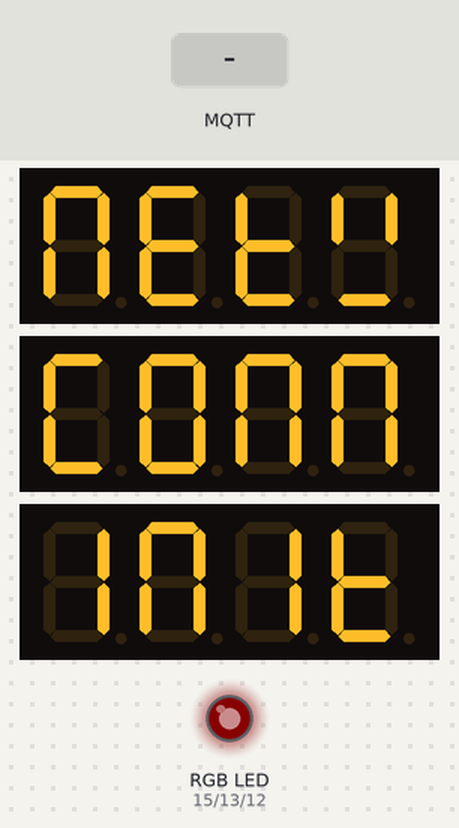
The sketch below on a simulated ESP8266 (NodeMCU). Shown: 3 × 4-digit seven-segment display, an RGB LED mixed from three pins (HIGH = lit). Inputs (shaded band) come from the test bench. Dim RGB values are drawn brighter than linear; WiFi joins after 1.5 s; servers stay silent unless stated; no MQTT or app messages arrive unless stated.

Above: at 1.2 s.
1.3 s: MQTT message "1" arrives on the first subscribed topic
At 3.5 s:
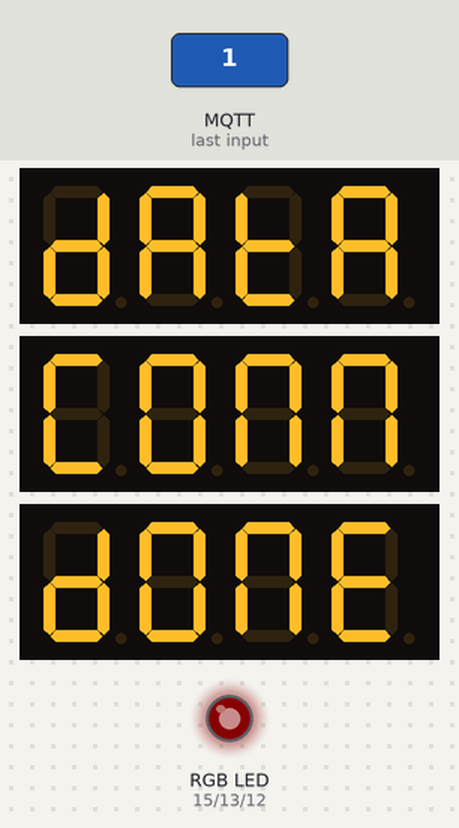
At 5.2 s:
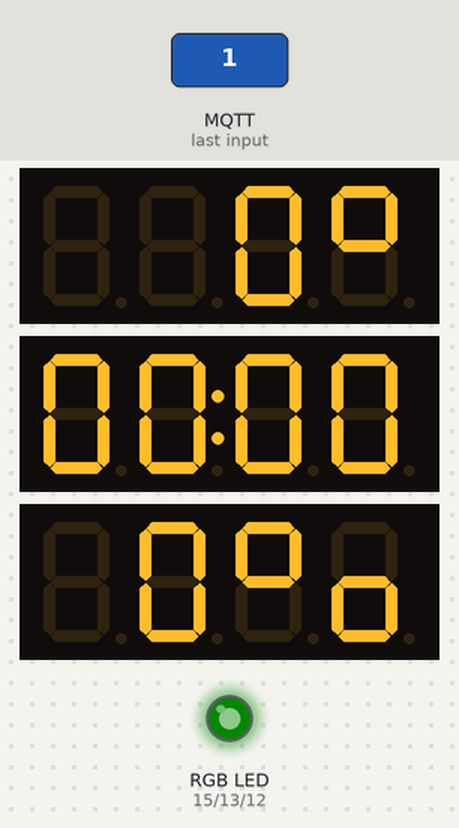
Timing chart, 0 to 25.5 s (numbered marks = the images above; inputs shaded):
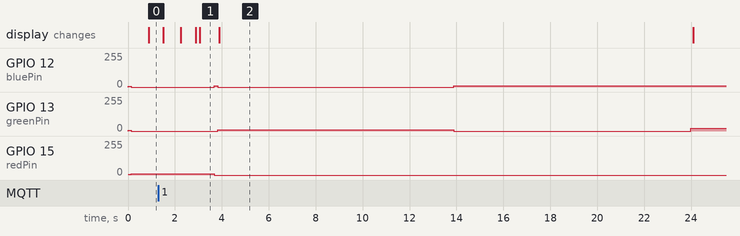

Measured:
- after the input at 1.3 s, GPIO 13 (greenPin): 0/255 → 10/255 after 2.5 s, → 0/255 10.1 s later, → 20/255 10.1 s later
- what the display in image 1 shows lasts 0.8 s, from 3.1 s to 3.9 s

The sketch:

MQTTClock_github.ino
```cpp
#include <ESP8266WiFi.h> // Базовая библиотека микроконтроллера
#include <ArduinoJson.h> // Библиотека для работы с JSON
#include <TM1637Display.h> // Библиотека для работы с дисплеями
#include <PubSubClient.h> // В библиотеке PubSubClient.h необходимо увеличить значения MQTT_KEEPALIVE до 120 и MQTT_MAX_PACKET_SIZE до 256
#include <ESP8266mDNS.h> // Нужна для прошивки Over-The-Air
#include <WiFiUdp.h> // Нужна для прошивки Over-The-Air
#include <ArduinoOTA.h> // Нужна для прошивки Over-The-Air

// ОСНОВНЫЕ НАСТРОЙКИ
const char* wifiNetwork = "YourWiFiSSID"; // Название сети WiFi
const char* wifiPassword = "YourWiFiPassword"; // Пароль сети WiFi
IPAddress   mqttServer(192, 168, 1, 1); // IP-адрес MQTT-брокера
const char* clientName = "Smart Clock v0.99"; // Имя клиента
const char* mqttUser = "YourMQTTUser"; // Имя пользователя для MQTT-брокера
const char* mqttPassword = "YourMQTTPassword"; // Пароль для MQTT-брокера
const char* mqttInTopic = "republish/json"; // Топик для получения данных
const int   OTAUpdatePort = 8266; // Номер порта для прошивки Over-The-Air
const char* OTAUserName = "Smart Clock v0.99"; // Название клиента для прошивки Over-The-Air
const char* OTAUserPassword = "YourOTAPassword"; // Номер порта для прошивки Over-The-Air

// НАСТРОЙКИ ОТОБРАЖЕНИЯ
const int dataDisplayTime = 10000; // Сколько показывать основные данные, мс
const int statusDisplayTime = 500; // Сколько показывать сообщения статуса, мс
const int defaulBrightness = 0; // Яркость дисплеев по умолчанию (0~7)

// НОМЕРА GPIO КОНТАКТОВ ДИСПЛЕЕВ TM1637
#define leftDisplayCLK 2 // Левый дисплей CLK // D4
#define leftDisplayDIO 0 // Левый дисплей DIO // D3
#define midDisplayCLK 4  // Средний дисплей CLK // D2
#define midDisplayDIO 5   // Средний дисплей DIO // D1
#define rightDisplayCLK 16 // Правый дисплей CLK // D0
#define rightDisplayDIO 14 // Правый дисплей DIO // D5

//  НОМЕРА GPIO КОНТАКТОВ RGB-СВЕТОДИОДА
#define redPin 15 // Красный // D8
#define greenPin 13 // Зеленый  // D5
#define bluePin 12 // Синий // D6

// НАБОРЫ СИМВОЛОВ ДЛЯ ДИСПЛЕЕВ
const uint8_t SEG_CONN[] = { SEG_A | SEG_F | SEG_E | SEG_D, SEG_A | SEG_B | SEG_C | SEG_D | SEG_E | SEG_F, SEG_A | SEG_B | SEG_C | SEG_F | SEG_E, SEG_A | SEG_B | SEG_C | SEG_F | SEG_E };
const uint8_t SEG_FAIL[] = { SEG_A | SEG_F | SEG_G | SEG_E, SEG_A | SEG_B | SEG_C | SEG_G | SEG_E | SEG_F, SEG_B | SEG_C, SEG_F | SEG_D | SEG_E };
const uint8_t SEG_DATA[] = { SEG_B | SEG_C | SEG_D | SEG_E | SEG_G, SEG_A | SEG_B | SEG_C | SEG_G | SEG_E | SEG_F, SEG_F | SEG_E | SEG_G | SEG_D, SEG_A | SEG_B | SEG_C | SEG_G | SEG_E | SEG_F };
const uint8_t SEG_NETW[] = { SEG_A | SEG_B | SEG_C | SEG_F | SEG_E, SEG_A | SEG_D | SEG_E | SEG_F | SEG_G, SEG_F | SEG_E | SEG_G | SEG_D, SEG_F | SEG_B | SEG_D };
const uint8_t SEG_DONE[] = { SEG_B | SEG_C | SEG_D | SEG_E | SEG_G, SEG_A | SEG_B | SEG_C | SEG_D | SEG_E | SEG_F, SEG_A | SEG_B | SEG_C | SEG_F | SEG_E, SEG_A | SEG_D | SEG_E | SEG_F | SEG_G };
const uint8_t SEG_LOAD[] = { SEG_F | SEG_D | SEG_E, SEG_A | SEG_B | SEG_C | SEG_D | SEG_E | SEG_F, SEG_A | SEG_B | SEG_C | SEG_G | SEG_E | SEG_F, SEG_B | SEG_C | SEG_D | SEG_E | SEG_G };
const uint8_t SEG_JSON[] = { SEG_B | SEG_C | SEG_D, SEG_A | SEG_F | SEG_G | SEG_C | SEG_D, SEG_A | SEG_B | SEG_C | SEG_D | SEG_E | SEG_F, SEG_A | SEG_B | SEG_C | SEG_F | SEG_E };
const uint8_t SEG_DEGREE[] = { SEG_A | SEG_B | SEG_G | SEG_F };
const uint8_t SEG_PERCENT[] = { SEG_A | SEG_B | SEG_G | SEG_F, SEG_G | SEG_C | SEG_D | SEG_E };
const uint8_t SEG_WIND[] = { SEG_A | SEG_G | SEG_D };
const uint8_t SEG_PRESSURE_LOW[] = { SEG_D | SEG_E };
const uint8_t SEG_PRESSURE_HIGH[] = { SEG_A | SEG_F };
const uint8_t SEG_UPDATE[] = { SEG_B | SEG_C | SEG_D | SEG_E | SEG_F, SEG_A | SEG_B | SEG_G | SEG_F | SEG_E, SEG_B | SEG_C | SEG_D | SEG_E | SEG_G, SEG_F | SEG_E | SEG_G | SEG_D };
const uint8_t SEG_INIT[] = { SEG_B | SEG_C, SEG_A | SEG_B | SEG_C | SEG_F | SEG_E, SEG_B | SEG_C, SEG_F | SEG_E | SEG_G | SEG_D };
const uint8_t SEG_SAVE[] = { SEG_A | SEG_F | SEG_G | SEG_C | SEG_D, SEG_A | SEG_B | SEG_C | SEG_G | SEG_E | SEG_F, SEG_B | SEG_C | SEG_D | SEG_E | SEG_F, SEG_A | SEG_D | SEG_E | SEG_F | SEG_G };
const uint8_t SEG_AUTH[] = { SEG_A | SEG_B | SEG_C | SEG_G | SEG_E | SEG_F, SEG_B | SEG_C | SEG_D | SEG_E | SEG_F, SEG_F | SEG_E | SEG_G | SEG_D, SEG_B | SEG_C | SEG_F | SEG_E | SEG_G };
const uint8_t SEG_FILE[] = { SEG_A | SEG_F | SEG_G | SEG_E, SEG_B | SEG_C, SEG_F | SEG_D | SEG_E, SEG_A | SEG_D | SEG_E | SEG_F | SEG_G };
const uint8_t SEG_TYPE[] = { SEG_F | SEG_E | SEG_G | SEG_D, SEG_F | SEG_G | SEG_B | SEG_C | SEG_D, SEG_A | SEG_B | SEG_G | SEG_F | SEG_E, SEG_A | SEG_D | SEG_E | SEG_F | SEG_G};
const uint8_t SEG_CODE[] = { SEG_A | SEG_F | SEG_E | SEG_D, SEG_A | SEG_B | SEG_C | SEG_D | SEG_E | SEG_F, SEG_B | SEG_C | SEG_D | SEG_E | SEG_G, SEG_A | SEG_D | SEG_E | SEG_F | SEG_G};
const uint8_t SEG_LINE[] = { SEG_G, SEG_G, SEG_G, SEG_G};
const uint8_t SEG_BOOT[] = { SEG_C | SEG_D | SEG_E | SEG_F | SEG_G, SEG_A | SEG_B | SEG_C | SEG_D | SEG_E | SEG_F, SEG_A | SEG_B | SEG_C | SEG_D | SEG_E | SEG_F, SEG_F | SEG_E | SEG_G | SEG_D};
const uint8_t SEG_WIFI[] = { SEG_F | SEG_B | SEG_D, SEG_B | SEG_C,  SEG_A | SEG_F | SEG_G | SEG_E, SEG_B | SEG_C};

TM1637Display displayLeft(leftDisplayCLK, leftDisplayDIO); // Объект для левого дисплея
TM1637Display displayMiddle(midDisplayCLK, midDisplayDIO); // Объект для среднего дисплея
TM1637Display displayRight(rightDisplayCLK, rightDisplayDIO); // Объект для правого дисплея

void callback(char* topic, byte* payload, unsigned int length) // Функция, вызываемая при получении сообщения от MQTT-брокера
{

  StaticJsonDocument<256> doc; // Объект, которому будет присвоено значение сообщения
  DeserializationError error = deserializeJson(doc, payload, length); // Десериализация
  if (error) { displayPhrase(SEG_JSON, SEG_DATA, SEG_FAIL); } // Функция, которая будет выполнена, если произошла ошибка

  int hours = doc["System"][0]; // Часы
  int minutes = doc["System"][1]; // Минуты
  int ambientLight = doc["System"][2]; // Фоновая освещенность
  int playroomTemp = doc["Playroom"][0]; // Температура в детской
  int playroomHum = doc["Playroom"][1]; // Влажность в детской
  int outdoorTemp = doc["Outdoor"][0]; // Температура на улице
  int outdoorHum = doc["Outdoor"][1]; // Влажность на улице
  int atmPressure = doc["Outdoor"][2]; // Атмосферное давление
  int windSpeed = doc["Outdoor"][3]; // Скорость ветра

  displayLeft.clear(); displayMiddle.clear(); displayRight.clear(); // Очистка дисплеев

  if (ambientLight < 10) { setBrightnessAll(0); } else if (ambientLight > 20) { setBrightnessAll(7); } else { setBrightnessAll(4); } // Настройка яркости дисплеев по фоновой освещенности
  // if (hours <= 8 || hours >= 23) { setBrightnessAll(0); } else if (hours >= 12 && hours <= 16) { setBrightnessAll(7); } else { setBrightnessAll(4); } // Настройка яркости дисплеев по времени

  displayMiddle.showNumberDecEx(hours * 100 + minutes, 0b01000000, true, 4, 0); // Вывод времени на центральный дисплей

  // Показываем температуру и влажность в детской
  setRGB(0,10,0); // Зеленый цвет на светодиоде
  displayLeft.setSegments(SEG_DEGREE, 1, 3); // Знак градуса
  displayLeft.showNumberDec(playroomTemp, false, 2, 1); // Значение температуры
  displayRight.setSegments(SEG_PERCENT, 2, 2); // Знак процента
  displayRight.showNumberDec(playroomHum, false, 2, 0); // Значение влажности
  delay(dataDisplayTime); // Ждем

  // Показываем температуру и влажность на улице
  setRGB(0,0,10); // Синий цвет на светодиоде
  displayLeft.clear(); displayRight.clear(); // Очищаем левый и правый дисплеи
  displayLeft.setSegments(SEG_DEGREE, 1, 3); // Знак градуса
  displayLeft.showNumberDec(outdoorTemp, false, 2, 1); // Значение температуры
  displayRight.setSegments(SEG_PERCENT, 2, 2); // Знак процента
  displayRight.showNumberDec(outdoorHum, false, 2, 0); // Значение влажности
  delay(dataDisplayTime); // Ждем

  // Показываем скорость ветра и атмосферное давление
  setRGB(0,20,10); // Синий и зеленый цвета на светодиоде
  displayLeft.clear(); displayRight.clear(); // Очищаем левый и правый дисплеи
  displayLeft.setSegments(SEG_WIND, 1, 0); // Выводим значок для ветра
  if (windSpeed > 5) { displayLeft.setSegments(SEG_WIND, 1, 1); } // Если ветер больше 5 м/с, выводим еще один значок
  displayLeft.showNumberDec(windSpeed, false, 2, 2); // Значение скорости ветра
  if (atmPressure > 750) { displayRight.setSegments(SEG_PRESSURE_HIGH, 1, 0); } else if (atmPressure < 750) { displayRight.setSegments(SEG_PRESSURE_LOW, 1, 0); } // Уголок вверх или вниз перед давлением (больше или меньше 750мм)
  displayRight.showNumberDec(atmPressure, false, 3, 1); // Значение давления
  delay(dataDisplayTime); // Ждем

  // Повторяем еще раз, т.к. данные обновляются раз в минуту
  displayLeft.clear(); displayRight.clear(); // Очищаем левый и правый дисплеи

  // Показываем температуру и влажность в детской
  setRGB(0,10,0); // Зеленый цвет на светодиоде
  displayLeft.setSegments(SEG_DEGREE, 1, 3); // Знак градуса
  displayLeft.showNumberDec(playroomTemp, false, 2, 1); // Значение температуры
  displayRight.setSegments(SEG_PERCENT, 2, 2); // Знак процента
  displayRight.showNumberDec(playroomHum, false, 2, 0); // Значение влажности
  delay(dataDisplayTime); // Ждем

  // Показываем температуру и влажность на улице
  setRGB(0,0,10); // Синий цвет на светодиоде
  displayLeft.clear(); displayRight.clear(); // Очищаем левый и правый дисплеи
  displayLeft.setSegments(SEG_DEGREE, 1, 3); // Знак градуса
  displayLeft.showNumberDec(outdoorTemp, false, 2, 1); // Значение температуры
  displayRight.setSegments(SEG_PERCENT, 2, 2); // Знак процента
  displayRight.showNumberDec(outdoorHum, false, 2, 0); // Значение влажности
  delay(dataDisplayTime); // Ждем

  // Показываем скорость ветра и атмосферное давление
  setRGB(0,20,10); // Синий и зеленый цвета на светодиоде
  displayLeft.clear(); displayRight.clear(); // Очищаем левый и правый дисплеи
  displayLeft.setSegments(SEG_WIND, 1, 0); // Выводим значок для ветра
  if (windSpeed > 5) { displayLeft.setSegments(SEG_WIND, 1, 1); } // Если ветер больше 5 м/с, выводим еще один значок
  displayLeft.showNumberDec(windSpeed, false, 2, 2); // Значение скорости ветра
  if (atmPressure > 750) { displayRight.setSegments(SEG_PRESSURE_HIGH, 1, 0); } else if (atmPressure < 750) { displayRight.setSegments(SEG_PRESSURE_LOW, 1, 0); } // Уголок вверх или вниз перед давлением (больше или меньше 750мм)
  displayRight.showNumberDec(atmPressure, false, 3, 1); // Значение давления

  /*
   ВНИМАНИЕ! ДЛИТЕЛЬНОСТЬ ЦИКЛА НЕ ДОЛЖНА ПРЕВЫШАТЬ ОДНУ МИНУТУ (ПОЭТОМУ ПОСЛЕДНЕГО delay НЕТ)
   */
}

// Инициализация клиентов
WiFiClient wifiConnection; // WiFi
PubSubClient client(mqttServer, 1883, callback, wifiConnection); // MQTT

// Инициализация
void setup() {
  setRGB(5,5,5); // Все три цвета на светодиоде
  setBrightnessAll(defaulBrightness); // Яркость дисплеев по умолчанию
  WiFi.begin(wifiNetwork, wifiPassword); // Пытаемся подключиться к WiFi
  WiFi.softAPdisconnect(true);  // Отключаем встроенную точку доступа
  // Далее идут qункции для обновления прошивки Over-The-Air
  ArduinoOTA.setPort(OTAUpdatePort); // Раскомментируйте, если нужно установить порт
  ArduinoOTA.setHostname(OTAUserName); // Раскомментируйте, если нужно установить имя клиента
  //ArduinoOTA.setPassword(OTAUserPassword); // Раскомментируйте, если нужно установить пароль для обновления
  ArduinoOTA.onStart([]() { setBrightnessAll(defaulBrightness); displayPhrase(SEG_LINE, SEG_UPDATE, SEG_LINE); delay(statusDisplayTime); displayPhrase(SEG_CODE, SEG_LOAD, SEG_INIT); delay(statusDisplayTime); if (ArduinoOTA.getCommand() == U_FLASH) { displayPhrase(SEG_UPDATE, SEG_TYPE, SEG_CODE); } else { displayPhrase(SEG_UPDATE, SEG_TYPE, SEG_FILE); } delay(statusDisplayTime);  });
  ArduinoOTA.onEnd([]() { displayPhrase(SEG_CODE, SEG_LOAD, SEG_DONE); delay(statusDisplayTime); displayPhrase(SEG_CODE, SEG_SAVE, SEG_DONE); delay(statusDisplayTime*2); ESP.restart(); });
  ArduinoOTA.onProgress([](unsigned int progress, unsigned int total) { displayLeft.setSegments(SEG_LOAD, 4, 0); displayMiddle.setSegments(SEG_PERCENT, 2, 2); displayMiddle.showNumberDec((progress / (total / 100)), true, 2, 0); displayRight.setSegments(SEG_DONE, 4, 0); });
  ArduinoOTA.onError([](ota_error_t error) { if (error == OTA_AUTH_ERROR) { displayPhrase(SEG_UPDATE, SEG_AUTH, SEG_FAIL); delay(statusDisplayTime*2); } else if (error == OTA_BEGIN_ERROR) { displayPhrase(SEG_UPDATE, SEG_INIT, SEG_FAIL); delay(statusDisplayTime*2); } else if (error == OTA_CONNECT_ERROR) { displayPhrase(SEG_UPDATE, SEG_CONN, SEG_FAIL); delay(statusDisplayTime*2); } else if (error == OTA_RECEIVE_ERROR) { displayPhrase(SEG_UPDATE, SEG_LOAD, SEG_FAIL); delay(statusDisplayTime*2); } else if (error == OTA_END_ERROR) { displayPhrase(SEG_UPDATE, SEG_SAVE, SEG_FAIL); delay(statusDisplayTime*2); }});
  ArduinoOTA.begin();
}

void displayPhrase(const uint8_t* leftText, const uint8_t* middleText, const uint8_t* rightText) // Функция для вывода на все три дисплея сразу
{ displayLeft.clear(); displayMiddle.clear(); displayRight.clear(); displayLeft.setSegments(leftText, 4, 0); displayMiddle.setSegments(middleText, 4, 0); displayRight.setSegments(rightText, 4, 0); }

void setBrightnessAll(int brightness) // Функция для установки яркости для всех трех дисплеев сразу
{ displayLeft.clear(); displayMiddle.clear(); displayRight.clear(); displayLeft.setBrightness(brightness); displayMiddle.setBrightness(brightness); displayRight.setBrightness(brightness); }

void setRGB(int valueRed, int valueGreen, int valueBlue) // Функция для включения RGB-светодиода
{ analogWrite(redPin, valueRed); analogWrite(greenPin, valueGreen); analogWrite(bluePin, valueBlue); }

void connect() // Установка соединения с WiFi и MQTT-брокером
{
  setBrightnessAll(defaulBrightness); // Яркость дисплеев по умолчанию
  setRGB(10,0,0); // Красный цвет на светодиоде
  displayPhrase(SEG_LINE, SEG_BOOT, SEG_LINE); // Выводим статус
  delay(statusDisplayTime); // Ждем
  displayPhrase(SEG_NETW, SEG_CONN, SEG_INIT); // Выводим статус
  while (WiFi.status() != WL_CONNECTED) { delay(statusDisplayTime); displayPhrase(SEG_NETW, SEG_CONN, SEG_FAIL); } // Повторяем, пока нет соединения с WiFi
  displayPhrase(SEG_NETW, SEG_CONN, SEG_DONE); // Выводим статус
  delay(statusDisplayTime); // Ждем
  displayPhrase(SEG_DATA, SEG_CONN, SEG_INIT); // Выводим статус
  while (!client.connect(clientName, mqttUser, mqttPassword)) { delay(statusDisplayTime); displayPhrase(SEG_DATA, SEG_CONN, SEG_FAIL); } // Повторяем, пока нет соединения с MQTT
  displayPhrase(SEG_DATA, SEG_CONN, SEG_DONE); // Выводим статус
  delay(statusDisplayTime); // Ждем
  displayPhrase(SEG_JSON, SEG_DATA, SEG_LOAD); // Выводим статус
  setRGB(0,0,10); // Синий цвет на светодиоде
  client.subscribe(mqttInTopic); // Подписываемся на топик
}

// Закольцованная функция
void loop()
{
  ArduinoOTA.handle(); // Обработчик прошивки Over-The-Air
  if (!client.connected()) { connect(); } // Если клиент не подключен, то устанавливаем соединение с WiFi и MQTT-брокером
  client.loop();
}
```
